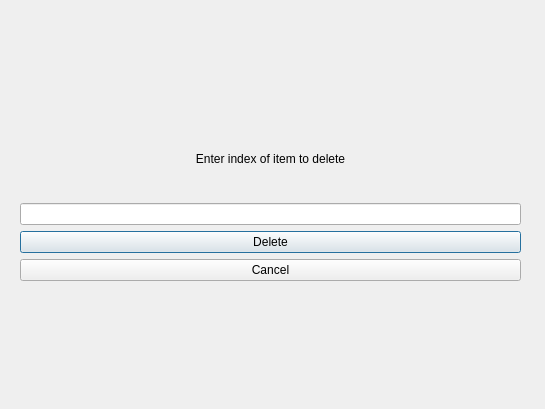
<?xml version="1.0" encoding="UTF-8"?>
<ui version="4.0">
 <class>DeleteItemDialog</class>
 <widget class="QDialog" name="DeleteItemDialog">
  <property name="geometry">
   <rect>
    <x>0</x>
    <y>0</y>
    <width>545</width>
    <height>409</height>
   </rect>
  </property>
  <property name="windowTitle">
   <string>Dialog</string>
  </property>
  <widget class="QWidget" name="verticalLayoutWidget">
   <property name="geometry">
    <rect>
     <x>20</x>
     <y>120</y>
     <width>501</width>
     <height>161</height>
    </rect>
   </property>
   <layout class="QVBoxLayout" name="verticalLayout">
    <item>
     <widget class="QLabel" name="label">
      <property name="text">
       <string>Enter index of item to delete</string>
      </property>
      <property name="alignment">
       <set>Qt::AlignCenter</set>
      </property>
     </widget>
    </item>
    <item>
     <widget class="QLineEdit" name="lineEdit"/>
    </item>
    <item>
     <widget class="QPushButton" name="pushButton">
      <property name="text">
       <string>Delete</string>
      </property>
     </widget>
    </item>
    <item>
     <widget class="QPushButton" name="pushButton_2">
      <property name="text">
       <string>Cancel</string>
      </property>
     </widget>
    </item>
   </layout>
  </widget>
 </widget>
 <resources/>
 <connections/>
</ui>
